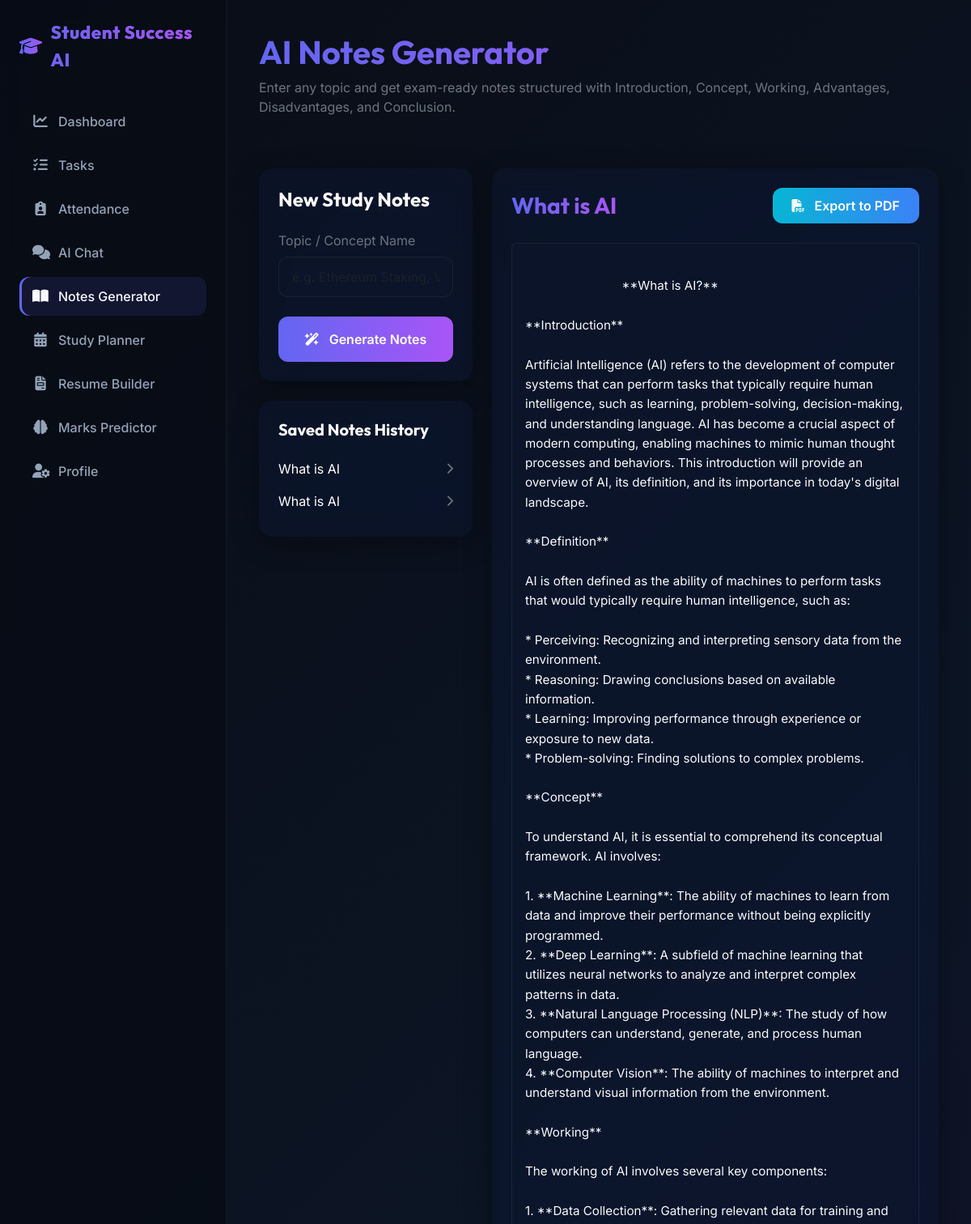
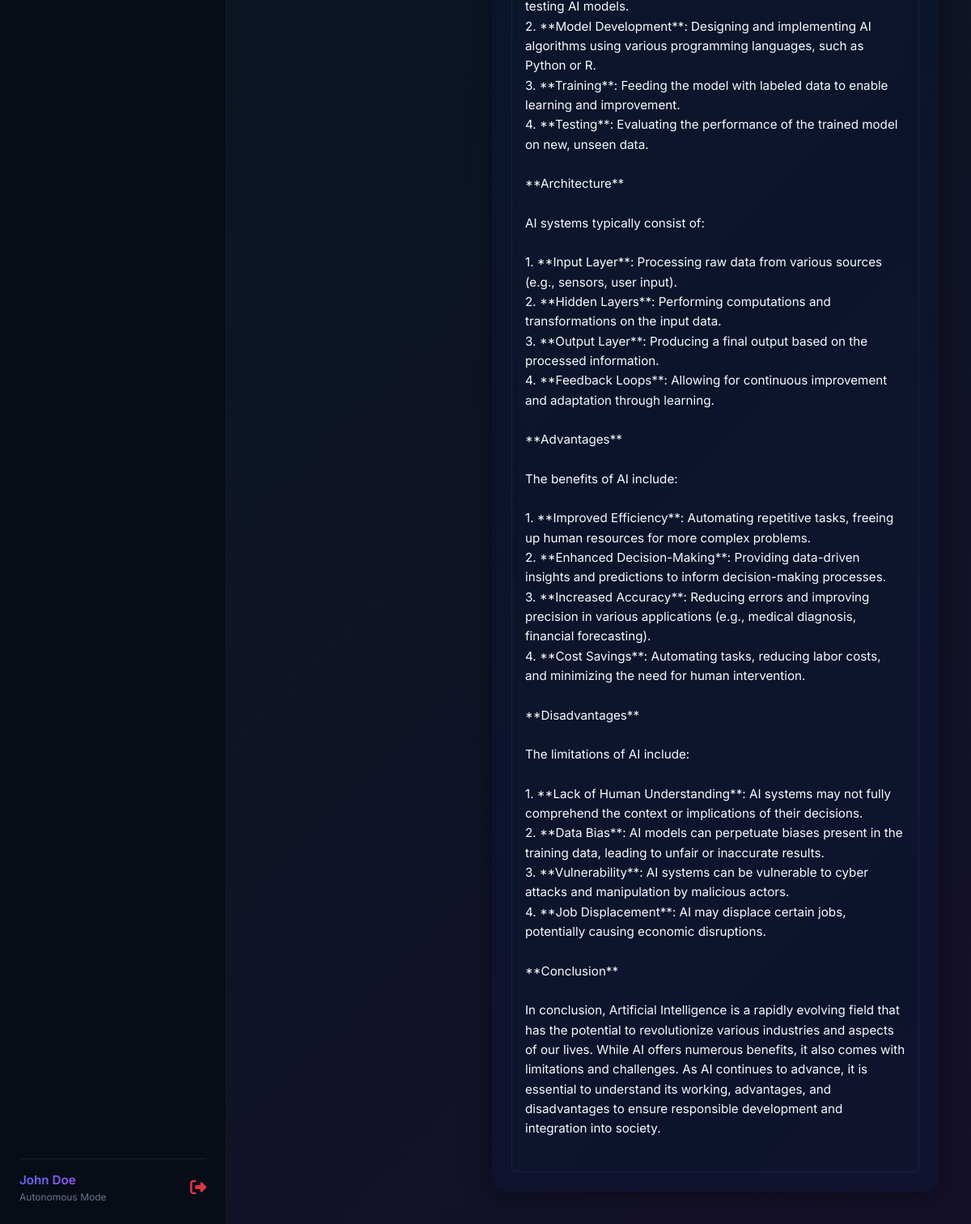
Screenshot of /notes?view_id=1 (signed in) with the database file from the repository (2 pictures, top to bottom).
### tables this page shows
CREATE TABLE notes (
        id INTEGER PRIMARY KEY AUTOINCREMENT,
        user_id INTEGER NOT NULL,
        topic TEXT NOT NULL,
        generated_notes TEXT NOT NULL,
        FOREIGN KEY(user_id) REFERENCES users(id) ON DELETE CASCADE
    );

### app.py (the view)
@app.route('/notes')
@login_required
def notes():
    user_id = session['user_id']
    conn = get_db_connection()
    notes_history = conn.execute("SELECT id, topic FROM notes WHERE user_id = ? ORDER BY id DESC", (user_id,)).fetchall()
    view_id = request.args.get('view_id')
    active_notes = None
    if view_id:
        active_notes = conn.execute("SELECT * FROM notes WHERE id = ? AND user_id = ?", (view_id, user_id)).fetchone()
    elif notes_history:
        active_notes = conn.execute("SELECT * FROM notes WHERE id = ? AND user_id = ?", (notes_history[0]['id'], user_id)).fetchone()
    conn.close()
    return render_template('notes.html', active_page='notes', notes_history=notes_history, active_notes=active_notes)

### app.py (called while the page is built)
def login_required(f):
    @wraps(f)
    def decorated_function(*args, **kwargs):
        if 'user_id' not in session:
            flash("Please sign in to access this page.", "error")
            return redirect(url_for('login'))
        return f(*args, **kwargs)
    return decorated_function

@app.context_processor
def inject_active_page():
    return dict(active_page=None)

### database/db_helper.py (called while the page is built)
def get_db_connection():
    conn = sqlite3.connect(DB_FILE)
    conn.row_factory = sqlite3.Row
    return conn

### templates/notes.html (shortened to what this page needs)
{% extends "base.html" %}
{% block content %}
<div class="container-fluid px-0">
    <div class="row mb-5">
        <div class="col-12">
            <h1 class="font-outfit fw-bold text-gradient-primary">AI Notes Generator</h1>
            <p class="text-secondary">Enter any topic and get exam-ready notes structured with Introduction, Concept, Working, Advantages, Disadvantages, and Conclusion.</p>
        </div>
    </div>
    <div class="row g-4">
        <div class="col-lg-4">
            <div class="card glass-panel border-0 text-white p-4 mb-4">
                <h4 class="font-outfit fw-bold mb-4">New Study Notes</h4>
                <form action="{{ url_for('generate_notes_route') }}" method="POST">
                    <div class="mb-4">
                        <label for="topic" class="form-label text-secondary">Topic / Concept Name</label>
                        <input type="text" class="form-control form-control-glass" id="topic" name="topic" placeholder="e.g. Ethereum Staking, Virtual Memory" required>
                    </div>
                    <button type="submit" class="btn btn-primary-gradient w-100 py-3">
                        <i class="fa-solid fa-wand-magic-sparkles me-2"></i> Generate Notes
                    </button>
                </form>
            </div>
            <div class="card glass-panel border-0 text-white p-4">
                <h5 class="font-outfit fw-bold mb-3">Saved Notes History</h5>
                {% if notes_history %}
                    <div class="list-group list-group-flush bg-transparent">
                        {% for item in notes_history %}
                            <a href="{{ url_for('notes') }}?view_id={{ item.id }}" class="list-group-item list-group-item-action bg-transparent text-white px-0 border-bottom-0 py-2 d-flex justify-content-between align-items-center">
                                <span class="text-truncate" style="max-width: 80%;">{{ item.topic }}</span>
                                <i class="fa-solid fa-chevron-right text-secondary small"></i>
                            </a>
                        {% endfor %}
                    </div>
                {% else %}
                    <p class="text-secondary mb-0 small">No saved notes found.</p>
                {% endif %}
            </div>
        </div>
        <div class="col-lg-8">
            <div class="card glass-panel border-0 text-white p-4 h-100">
                {% if active_notes %}
                    <div class="d-flex justify-content-between align-items-center mb-4">
                        <h3 class="font-outfit fw-bold text-gradient-primary mb-0">{{ active_notes.topic }}</h3>
                        <a href="{{ url_for('export_notes_pdf', notes_id=active_notes.id) }}" class="btn btn-accent-gradient">
                            <i class="fa-solid fa-file-pdf me-2"></i> Export to PDF
                        </a>
                    </div>
                    <div class="p-3 rounded" style="background: rgba(15, 23, 42, 0.45); border: 1px solid var(--glass-border); max-height: calc(100vh - 250px); overflow-y: auto;">
                        <div style="white-space: pre-wrap; font-family: 'Inter', sans-serif; font-size: 0.95rem; line-height: 1.6; color: var(--text-primary);">
                            {{ active_notes.generated_notes }}
                        </div>
                    </div>
                {% else %}
                    <div class="text-center py-5">
                        <i class="fa-solid fa-book fa-4x text-muted mb-3"></i>
                        <h5 class="text-secondary">No notes selected</h5>
                        <p class="text-muted small">Select an item from history or enter a topic on the left to generate exam notes.</p>
                    </div>
                {% endif %}
            </div>
        </div>
    </div>
</div>
{% endblock %}

### static/css/style.css (style rules this page uses)
:root { --bg-dark: #090d16; --bg-gradient: linear-gradient(135deg, #090d16 0%, #0c1524 50%, #15102a 100%); --glass-bg: rgba(15, 23, 42, 0.55); --glass-border: rgba(255, 255, 255, 0.06); --primary-gradient: linear-gradient(90deg, #6366f1 0%, #a855f7 100%); --accent-gradient: linear-gradient(90deg, #06b6d4 0%, #3b82f6 100%); --text-primary: #f8fafc; --text-secondary: #94a3b8; --text-muted: #64748b; --success: #10b981; --warning: #f59e0b; --danger: #ef4444; }
body { background: var(--bg-gradient); font-family: 'Inter', sans-serif; color: var(--text-primary); min-height: 100vh; margin: 0; overflow-x: hidden; }
h1, h2, h3, h4, h5, h6 { font-family: 'Outfit', sans-serif; font-weight: 600; }
.glass-panel { background: var(--glass-bg); backdrop-filter: blur(16px) saturate(180%); -webkit-backdrop-filter: blur(16px) saturate(180%); border: 1px solid var(--glass-border); border-radius: 16px; box-shadow: 0 8px 32px 0 rgba(0, 0, 0, 0.37); transition: all 0.3s cubic-bezier(0.4, 0, 0.2, 1); }
.text-gradient-primary { background: var(--primary-gradient); -webkit-background-clip: text; -webkit-text-fill-color: transparent; }
.btn-primary-gradient { background: var(--primary-gradient); color: white !important; border: none; padding: 10px 24px; border-radius: 12px; font-weight: 600; transition: all 0.2s ease; }
.btn-accent-gradient { background: var(--accent-gradient); color: white !important; border: none; padding: 10px 24px; border-radius: 12px; font-weight: 600; transition: all 0.2s ease; }
.form-control-glass { background: rgba(15, 23, 42, 0.45); border: 1px solid var(--glass-border); color: var(--text-primary); border-radius: 12px; padding: 12px 16px; transition: all 0.2s ease; }

### rows the page displays
notes: topic "What is AI"
notes: topic "What is AI", generated_notes "**What is AI?** **Introduction** Artificial Intelligence (AI) refers to the development of computer systems that can perform tasks that typically require human intelligence, such as learning, problem-solving, decision-making, and understanding language. AI has become a crucial aspect of modern computing, enabling machines to mimic human thought processes and behaviors. This introduction will provide an overview of AI, its definition, and its importance in today's digital landscape. **Definition** AI is often defined as the ability of machines to perform tasks that would typically require human intelligence, such as: * Perceiving: Recognizing and interpreting sensory data from the…"

### other values shown
{{ session.get('user_name', 'Student') }} "John Doe"
